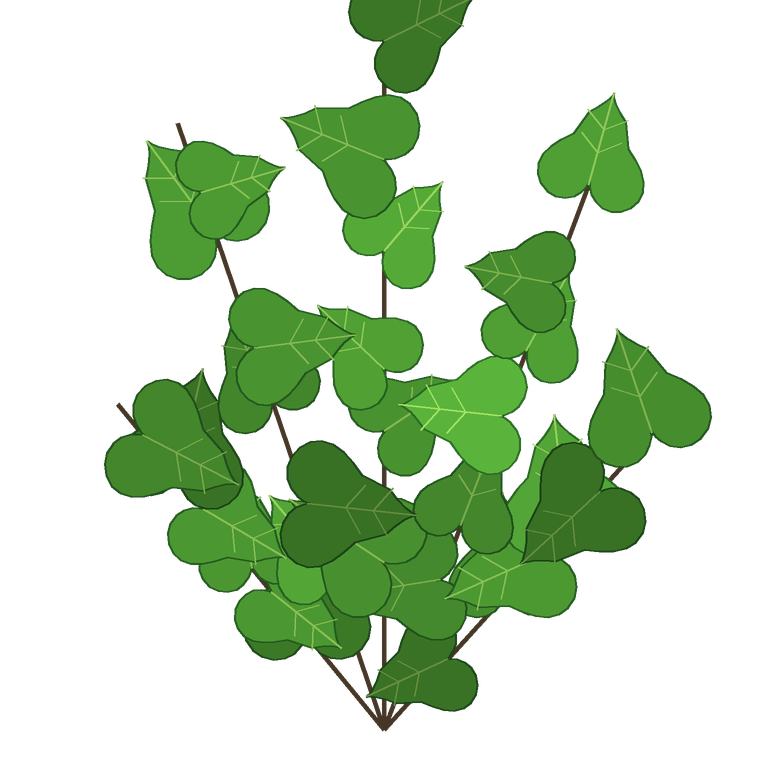
#> input picture forge/threed/blender/sprig_broadleaf.png, 768 x 768 px
$ python -i edges.py   (imports and definitions only)
#> lines starting #> are read from the running program, lines starting #| are printed output that depends on the picture; after the words box and inside, x2 and y2 are one past the last pixel; in counts of white or black regions, pixels touching at a corner belong together
"""Edges on the CPU (numpy only): Canny for ControlNet, and an overlay to check a painting kept its layout.

A greybox render has crisp flat-colour edges, so a plain Canny is all ControlNet needs — no preprocessor node,
no extra download. `overlay` draws the control edges over the result so a person can see at a glance whether
the walls stayed where the greybox put them.
"""
from __future__ import annotations
import math

import numpy as np
from PIL import Image


def _gauss_kernel(sigma: float) -> np.ndarray:
    r = max(1, int(math.ceil(3 * sigma)))
    x = np.arange(-r, r + 1, dtype=np.float32)
    k = np.exp(-(x * x) / (2 * sigma * sigma))
    return k / k.sum()


def _convolve1d(a: np.ndarray, k: np.ndarray, axis: int) -> np.ndarray:
    r = len(k) // 2
    pad = [(0, 0)] * a.ndim
    pad[axis] = (r, r)
    p = np.pad(a, pad, mode="edge")
    out = np.zeros_like(a, dtype=np.float32)
    n = a.shape[axis]
    for i, w in enumerate(k):
        sl = [slice(None)] * a.ndim
        sl[axis] = slice(i, i + n)
        out += w * p[tuple(sl)]
    return out


def blur(a: np.ndarray, sigma: float) -> np.ndarray:
    if sigma <= 0:
        return a.astype(np.float32)
    k = _gauss_kernel(sigma)
    return _convolve1d(_convolve1d(a.astype(np.float32), k, 0), k, 1)


def sobel(a: np.ndarray) -> tuple[np.ndarray, np.ndarray]:
    p = np.pad(a, 1, mode="edge").astype(np.float32)
    gx = (p[:-2, 2:] + 2 * p[1:-1, 2:] + p[2:, 2:]) - (p[:-2, :-2] + 2 * p[1:-1, :-2] + p[2:, :-2])
    gy = (p[2:, :-2] + 2 * p[2:, 1:-1] + p[2:, 2:]) - (p[:-2, :-2] + 2 * p[:-2, 1:-1] + p[:-2, 2:])
    return gx, gy


def luminance(img: Image.Image) -> np.ndarray:
    rgb = np.asarray(img.convert("RGB"), dtype=np.float32) / 255.0
    return rgb[..., 0] * 0.299 + rgb[..., 1] * 0.587 + rgb[..., 2] * 0.114


def canny(img: Image.Image, low: float = 0.08, high: float = 0.2, sigma: float = 1.2) -> Image.Image:
    """White edges on black ('L' image, same size). low/high are fractions of the strongest gradient."""
    g = blur(luminance(img), sigma)
    gx, gy = sobel(g)
    mag = np.hypot(gx, gy)
    mmax = float(mag.max())
    if mmax <= 1e-9:
        return Image.new("L", img.size, 0)
    mag /= mmax
    ang = (np.rad2deg(np.arctan2(gy, gx)) + 180.0) % 180.0
    p = np.pad(mag, 1, mode="constant")
    c = p[1:-1, 1:-1]
    # neighbours along the gradient direction, quantised to 0/45/90/135 degrees
    e, w = p[1:-1, 2:], p[1:-1, :-2]
    n, s = p[:-2, 1:-1], p[2:, 1:-1]
    ne, sw = p[:-2, 2:], p[2:, :-2]
    nw, se = p[:-2, :-2], p[2:, 2:]
    d0 = (ang < 22.5) | (ang >= 157.5)
    d45 = (ang >= 22.5) & (ang < 67.5)
    d90 = (ang >= 67.5) & (ang < 112.5)
    d135 = (ang >= 112.5) & (ang < 157.5)
    keep = (d0 & (c >= e) & (c >= w)) | (d90 & (c >= n) & (c >= s)) | (d45 & (c >= sw) & (c >= ne)) | (d135 & (c >= nw) & (c >= se))
    nms = np.where(keep, mag, 0.0)
    strong = nms >= high
    weak = (nms >= low) & ~strong
    # hysteresis: grow strong edges into connected weak pixels
    edges = strong.copy()
    for _ in range(2000):
        q = np.pad(edges, 1)
        grown = (q[:-2, :-2] | q[:-2, 1:-1] | q[:-2, 2:] | q[1:-1, :-2] | q[1:-1, 2:] | q[2:, :-2] | q[2:, 1:-1] | q[2:, 2:]) & weak & ~edges
        if not grown.any():
            break
        edges |= grown
    return Image.fromarray((edges * 255).astype(np.uint8), "L")


# [22 lines left out: functions overlay, edge_agreement, not called in this run]

>>> from PIL import Image
>>> picture = Image.open('../threed/blender/sprig_broadleaf.png')
#> picture is the input picture: PIL image 768x768 RGBA; mean R, G, B, A 22.8, 44.7, 15.1, 80.2
>>> result = canny(picture)
#> in luminance, `rgb = np.asarray(img.convert("RGB"), dtype=np.float32) / 255.0`:
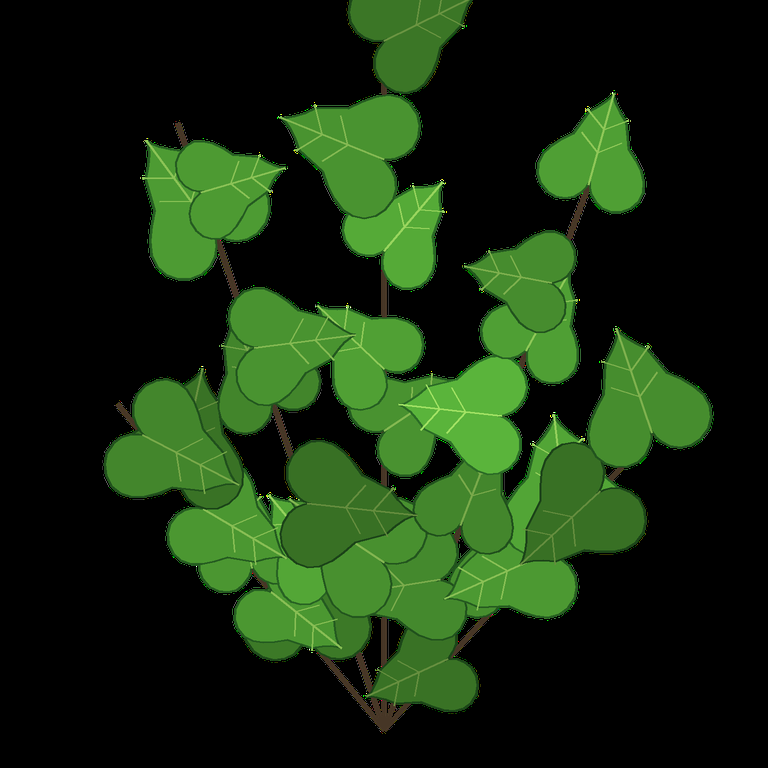
#> rgb: shape (768, 768, 3) float32; mean R, G, B 0.0892, 0.175, 0.059
#> in luminance, `return rgb[..., 0] * 0.299 + rgb[..., 1] * 0.587 + rgb[..., 2] * 0.114`:
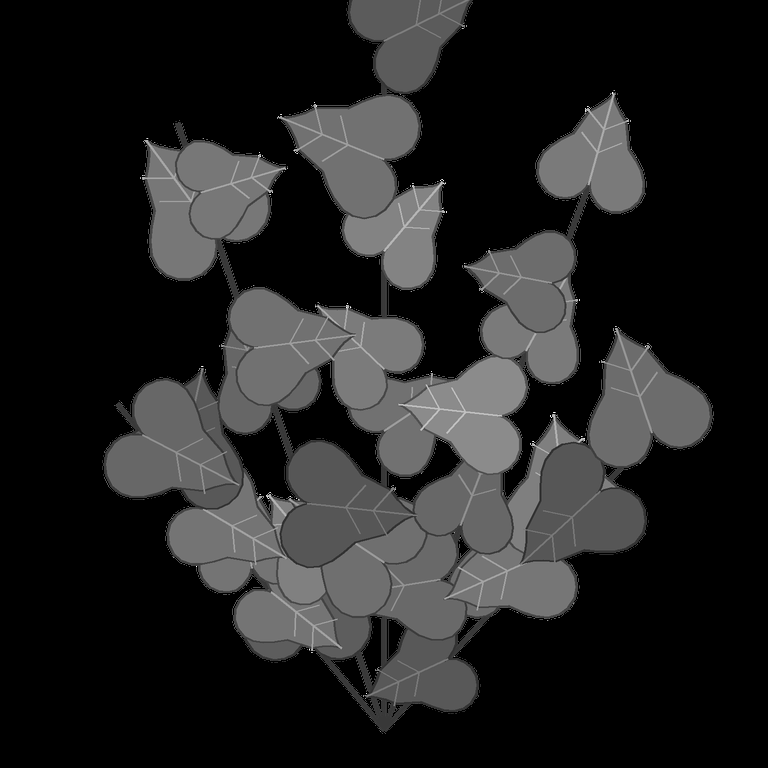
#> returned value: shape (768, 768) float32; min 0, max 1, mean 0.136
#> in _gauss_kernel, `r = max(1, int(math.ceil(3 * sigma)))`: r = 4
#> in sobel, `gy = (p[2:, :-2] + 2 * p[2:, 1:-1] + p[2:, 2:]) - (p[:-2, :-2] + 2 * p..`:
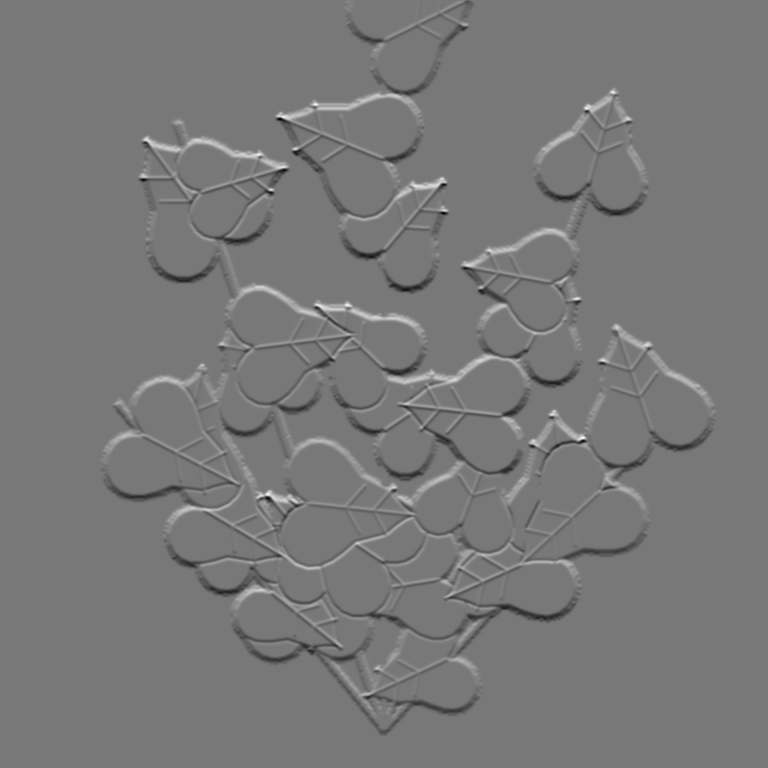
#> gy: shape (768, 768) float32; min -1.02, max 1.13, mean -0.000601; drawn with min black and max white
#> in canny, `mag = np.hypot(gx, gy)`:
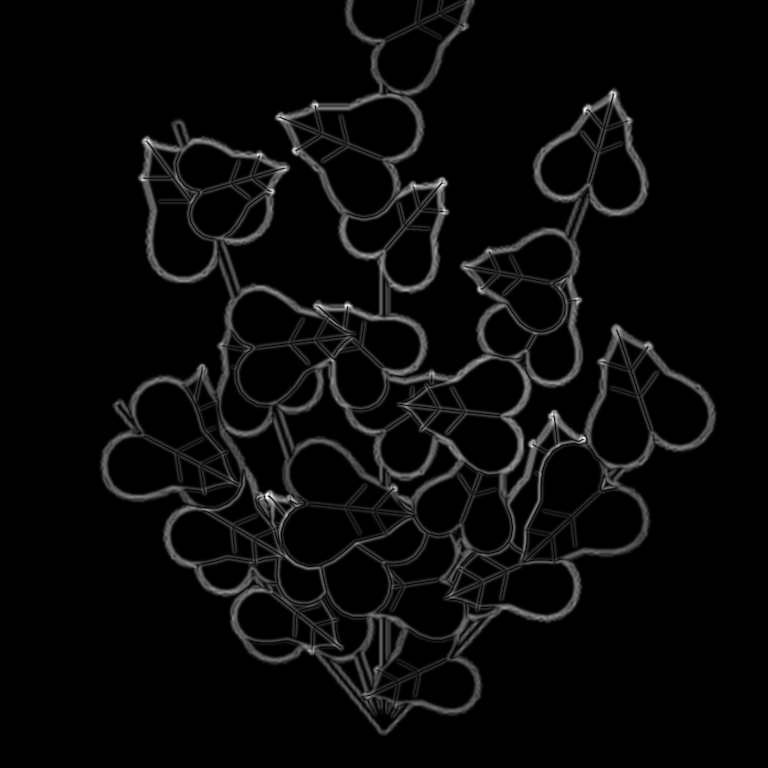
#> mag: shape (768, 768) float32; min 0, max 1.32, mean 0.0503; drawn with min black and max white
#> in canny, `mmax = float(mag.max())`: mmax = 1.32
#> in canny, `d0 = (ang < 22.5) | (ang >= 157.5)`:
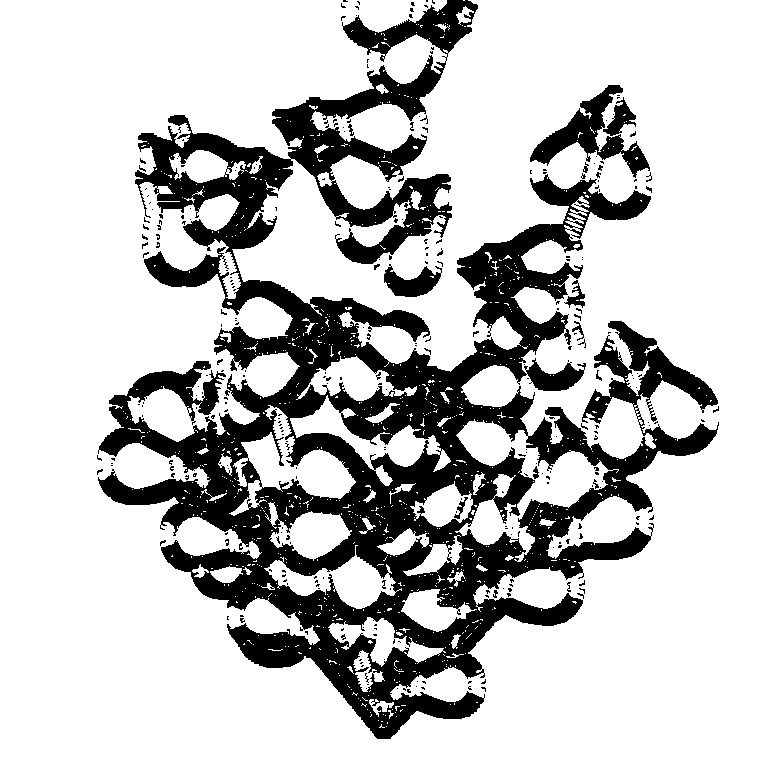
#> d0: shape (768, 768) bool; 76.8% white; 308 black regions (287 under 20 px), largest, box (x1, y1, x2, y2) and area: (98, 0, 719, 739) 129108, (530, 85, 650, 178) 3274, (384, 264, 442, 297) 1055
#> after the loop in canny, `for _ in range(2000):`:
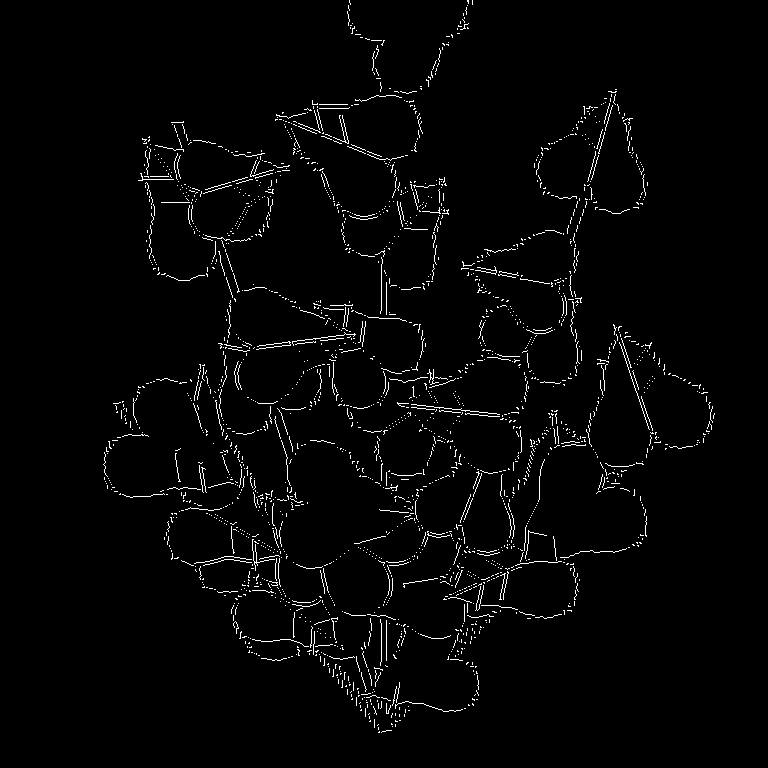
#> edges: shape (768, 768) bool; 2.2% white in thin lines or dots, all inside (x1, y1, x2, y2) = (103, 0, 715, 733)

$ run again, on forge/threed/blender/sprig_delta.png
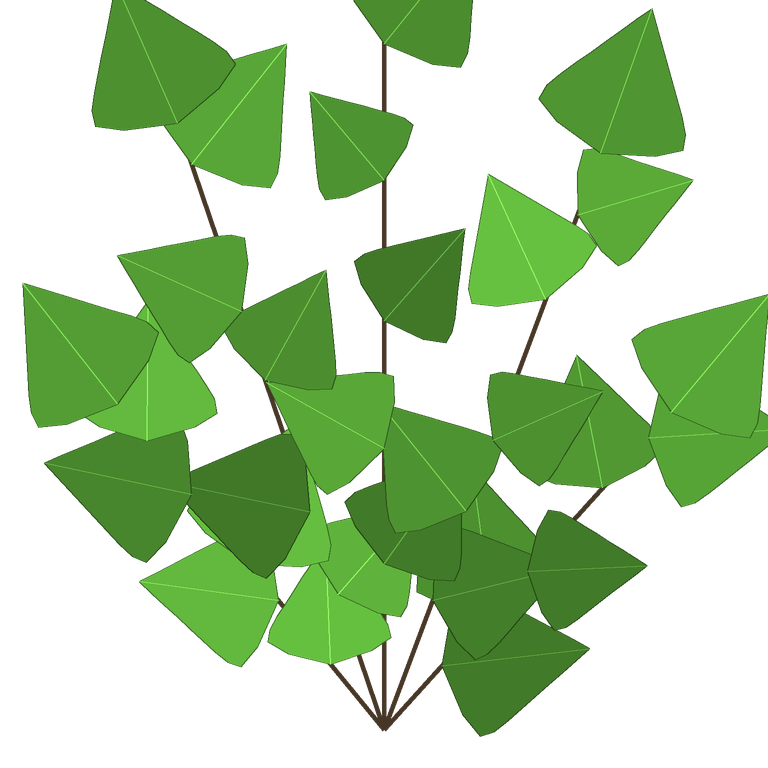
#> input picture forge/threed/blender/sprig_delta.png, 768 x 768 px
#> picture is the input picture: PIL image 768x768 RGBA; mean R, G, B, A 36.2, 67.2, 22.5, 112.2
#> in _gauss_kernel, `r = max(1, int(math.ceil(3 * sigma)))`: r = 4
#> mmax = 1.35
#> in canny, `d0 = (ang < 22.5) | (ang >= 157.5)`:
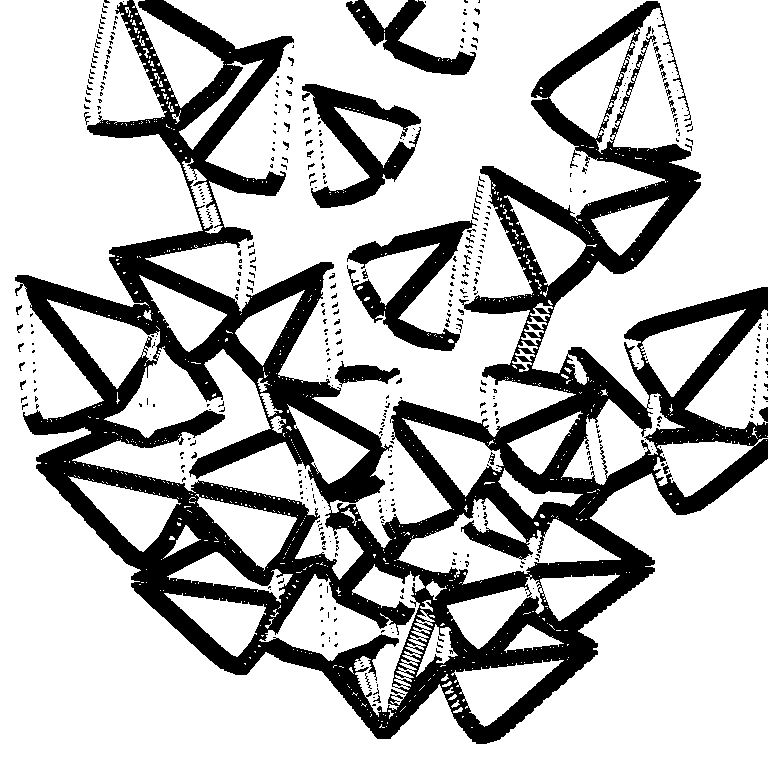
#> d0: shape (768, 768) bool; 73.7% white; 464 black regions (425 under 20 px), largest, box (x1, y1, x2, y2) and area: (15, 0, 768, 744) 135980, (347, 220, 477, 351) 5583, (302, 84, 421, 208) 5316
#> d45: shape (768, 768) bool; 10.1% white; 1381 white regions (1281 under 20 px), largest, box (x1, y1, x2, y2) and area: (189, 262, 325, 379) 4217, (487, 392, 609, 494) 2950, (531, 1, 651, 143) 2923
#> d90: shape (768, 768) bool; 6.2% white; 1405 white regions (1295 under 20 px), largest, box (x1, y1, x2, y2) and area: (582, 144, 694, 219) 2551, (47, 454, 188, 500) 1651, (446, 644, 585, 672) 1487
#> d135: shape (768, 768) bool; 10% white; 1338 white regions (1239 under 20 px), largest, box (x1, y1, x2, y2) and area: (109, 256, 240, 402) 4236, (488, 166, 620, 297) 4221, (223, 331, 382, 499) 4186
#> keep: shape (768, 768) bool; 67.9% white; 3 black regions (2 under 20 px), largest, box (x1, y1, x2, y2) and area: (14, 0, 768, 744) 189229
#> strong: shape (768, 768) bool; 1.5% white in thin lines or dots
#> weak: shape (768, 768) bool; 0.92% white in thin lines or dots
#> after the loop in canny, `for _ in range(2000):`:
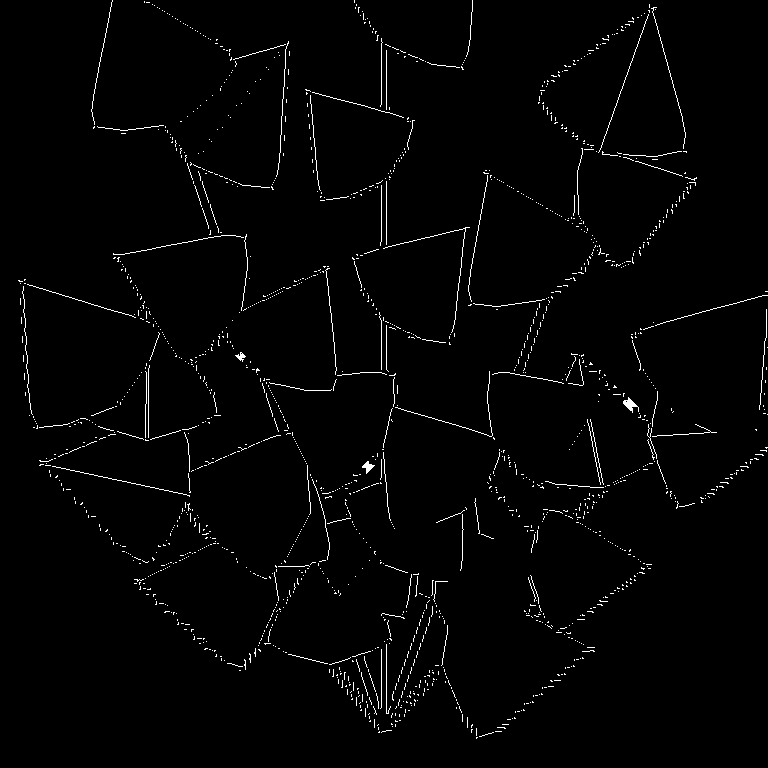
#> edges: shape (768, 768) bool; 1.7% white in thin lines or dots
